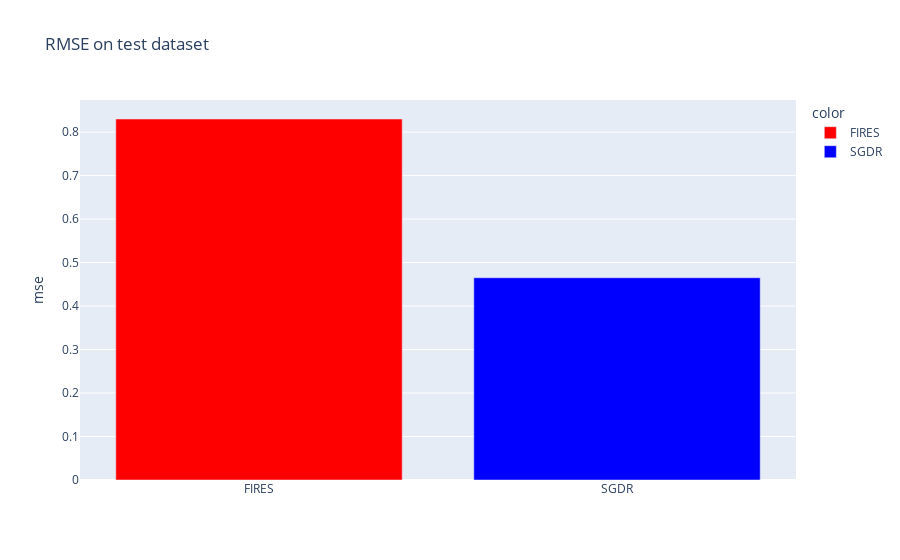
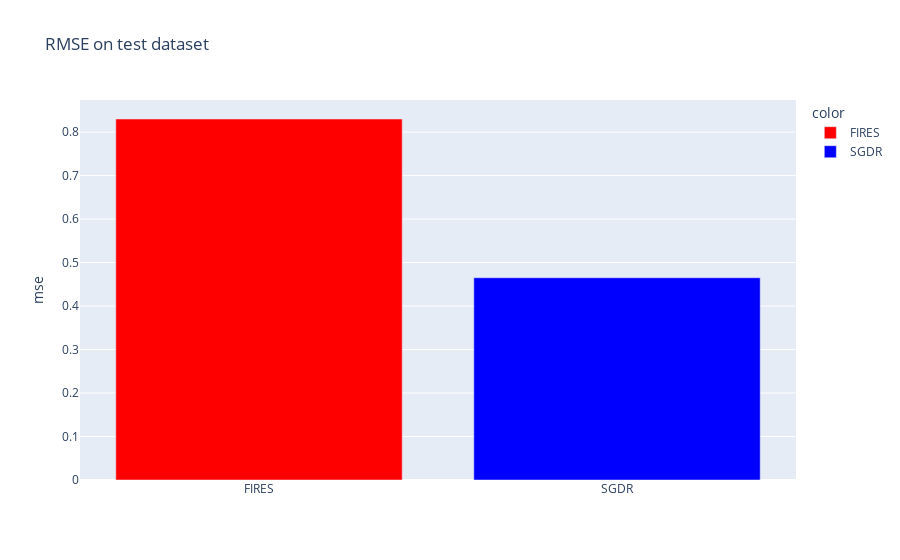

Notebook source saved alongside these figures, in order:
### Code cell
col_names = ["FIRES", "SGDR" ]
values = [fires_mse_test, sgdr_mse_test]
fig = px.bar(x=col_names, y=values, title="RMSE on test dataset", labels={"y":"mse", "x":""}, color=col_names, color_discrete_map={'FIRES': 'red', "SGDR": "blue"})
fig.show()
with open("{}/rmse.csv".format(folder),"a") as outfile:
    outfile.write("{},{}".format( values[0],values[1]) )
fig.show()

### Figure 1 — Plotly figure (JSON) as saved in the notebook; plotly's stock layout.template omitted (floating-point values rounded to 4 significant figures)
{"data": [{"alignmentgroup": "True", "hovertemplate": "color=FIRES<br>=%{x}<br>mse=%{y}<extra></extra>", "legendgroup": "FIRES", "marker": {"color": "red"}, "name": "FIRES", "offsetgroup": "FIRES", "orientation": "v", "showlegend": true, "textposition": "auto", "type": "bar", "x": ["FIRES"], "xaxis": "x", "y": [0.8301], "yaxis": "y"}, {"alignmentgroup": "True", "hovertemplate": "color=SGDR<br>=%{x}<br>mse=%{y}<extra></extra>", "legendgroup": "SGDR", "marker": {"color": "blue"}, "name": "SGDR", "offsetgroup": "SGDR", "orientation": "v", "showlegend": true, "textposition": "auto", "type": "bar", "x": ["SGDR"], "xaxis": "x", "y": [0.4651], "yaxis": "y"}], "layout": {"barmode": "relative", "legend": {"title": {"text": "color"}, "tracegroupgap": 0}, "title": {"text": "RMSE on test dataset"}, "xaxis": {"anchor": "y", "domain": [0, 1], "title": {"text": ""}}, "yaxis": {"anchor": "x", "domain": [0, 1], "title": {"text": "mse"}}}}

### Figure 2 — Plotly figure (JSON) as saved in the notebook; plotly's stock layout.template omitted (floating-point values rounded to 4 significant figures)
{"data": [{"alignmentgroup": "True", "hovertemplate": "color=FIRES<br>=%{x}<br>mse=%{y}<extra></extra>", "legendgroup": "FIRES", "marker": {"color": "red"}, "name": "FIRES", "offsetgroup": "FIRES", "orientation": "v", "showlegend": true, "textposition": "auto", "type": "bar", "x": ["FIRES"], "xaxis": "x", "y": [0.8301], "yaxis": "y"}, {"alignmentgroup": "True", "hovertemplate": "color=SGDR<br>=%{x}<br>mse=%{y}<extra></extra>", "legendgroup": "SGDR", "marker": {"color": "blue"}, "name": "SGDR", "offsetgroup": "SGDR", "orientation": "v", "showlegend": true, "textposition": "auto", "type": "bar", "x": ["SGDR"], "xaxis": "x", "y": [0.4651], "yaxis": "y"}], "layout": {"barmode": "relative", "legend": {"title": {"text": "color"}, "tracegroupgap": 0}, "title": {"text": "RMSE on test dataset"}, "xaxis": {"anchor": "y", "domain": [0, 1], "title": {"text": ""}}, "yaxis": {"anchor": "x", "domain": [0, 1], "title": {"text": "mse"}}}}
